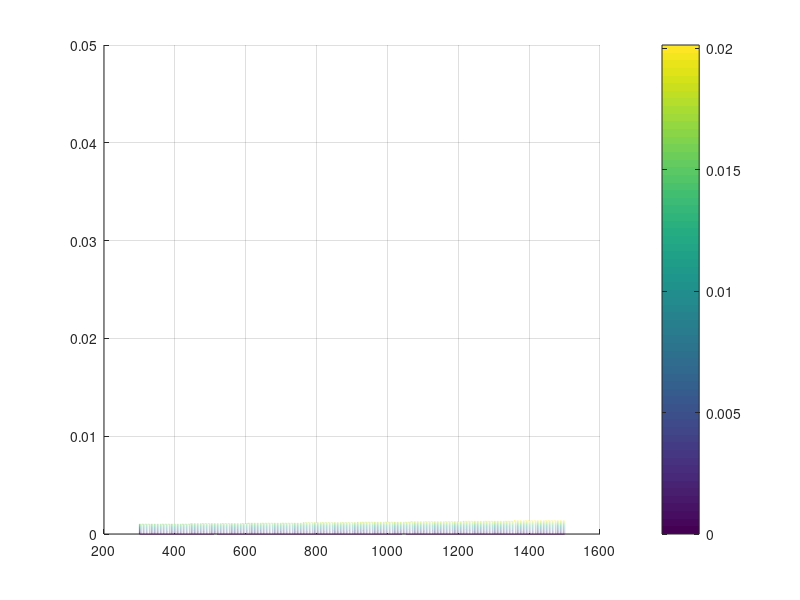

Source code (MATLAB): (Note: this script raises an error after producing the figure.)
%% AOE 5234 Project - Inclination Change
% Dylan Thomas
clearvars; clc; delete('*.asv');

%%%%%%%%%%%%%%%%%%%%%%%%%%%%%%%%%%%%%%%%%%%%%%%%%%%%%%%%%%%%%%%%%%%%%%%%%%%
% Spacecraft Properties
f1 = 'Name';
f2 = 'M_total';
f3 = 'M_prop';
f4 = 'I_sp';
f5 = 'T_nom';

v1 = {'Busek Electrospray','Lunar IceCube','Aerojet GR-1','Aerojet CHAMPS-120XW'};
v2 = {14,                   14,             14,            14};      % [kg]
v3 = {1.5,                  1.5,            1.5,           1.5};     % [kg]
v4 = {800,                  3500,           235,           203};     % [s]
v5 = {0.0007,               0.0014,         1,             2.79};  % [N]

spacecraft = struct(f1,v1,f2,v2,f3,v3,f4,v4,f5,v5);

%%%%%%%%%%%%%%%%%%%%%%%%%%%%%%%%%%%%%%%%%%%%%%%%%%%%%%%%%%%%%%%%%%%%%%%%%%%
% Parameter Inputs
r_E = 6378.137;                 % [km]          - Radius of Earth
mu = 398600;                    % [km^3/s^2]    - Grav. Parameter
k_tgt = 1;                      %               - Num. of Target Orbits        
k_int = 1;                      %               - Number of Intercept Orbits
g = 9.81/1000;                  % [km/s^2]      - Gravity
n = 1000;                       %               - Num. of Plot points
m_prop_nom = 1.5;               % [kg]          - Nominal Propellant Mass

% Setting up vectorized parameters
alt = linspace(300,1500,n);    % [km]          - Orbit Altitude
inc = linspace(0,0.05,n);      % [km]          - Inclination Change
R_f = alt+r_E;                 % [km]          - Final Orbit Radius
period = 2*pi*sqrt(R_f.^3/mu);

%%%%%%%%%%%%%%%%%%%%%%%%%%%%%%%%%%%%%%%%%%%%%%%%%%%%%%%%%%%%%%%%%%%%%%%%%%%
% Equation for inclination change

Dv = @(i,r) 2*sqrt(mu./r)*sind(i/2);
% Memory allocation
Dv_Req = zeros(n,n);
for i=1:n
    % Loop creates 3-D surface of Delta V required for various transfers
    Dv_Req(i,:) = Dv(inc(i),R_f);
end

%%%%%%%%%%%%%%%%%%%%%%%%%%%%%%%%%%%%%%%%%%%%%%%%%%%%%%%%%%%%%%%%%%%%%%%%%%%
% Loops through each spacecraft & calcs/plots

% Memory allocation
Dv_tot = zeros(1,length(spacecraft));
Tburn = zeros(1,length(spacecraft));
a_thrusti = zeros(1,length(spacecraft));
for ii=1:2%length(spacecraft)
    % Equations for Continuous thrust
    m_dot = spacecraft(ii).T_nom/(g*1000*-spacecraft(ii).I_sp);
    a_thrusti(ii) = spacecraft(ii).T_nom/spacecraft(ii).M_total;
    Dv_avail = 0.5*period*a_thrusti(ii)/1000;           % Eqn 6-46
    
    % Find total Delta V & Time of Flight
    Dv_tot(ii) = g*spacecraft(ii).I_sp*log(spacecraft(ii).M_total/(spacecraft(ii).M_total-spacecraft(ii).M_prop));
    Tburn(ii) = (Dv_tot(ii)*1000)/(a_thrusti(ii));
    
    % Memory allocation & reset temporary variables
    Mass_percent = zeros(length(alt),n);
    Dv_total = Dv_Req;
    % Loop calculates Inclination/Mass for each case
    for jj=1:length(alt)
        
        % Checks burn time of flight is not greater than final orbit period
        if Tburn(ii)>0.5*period(jj)
            spacecraft(ii).M_prop = -m_dot*0.5*period(jj); % Eqn 6-45
        else
            Dv_avail(jj)= Dv_tot(ii);
        end
        
        % Delta V required cannot exceed Delta V available
        index = Dv_total(:,jj)>=Dv_avail(jj);
        Dv_total(index,jj) = NaN;
        
        M_prop_vec = spacecraft(ii).M_total*(1-exp(-(Dv_total(:,jj))/(g*spacecraft(ii).I_sp)));
        Mass_percent(:,jj) = M_prop_vec/m_prop_nom*100;

    end

    % Plotting stuff
    figure(ii)
    hold on
    grid on
    mesh(alt,inc,Mass_percent)
    c = colorbar;
    c.Label.String = 'Percent Propellant Mass Burned';
    title1 = title([spacecraft(ii).Name ' Thruster']);
    xl = xlabel('Orbital Altitude, [km]');
    yl = ylabel('Inclination Change, $\Delta i$, [deg]');
    set([title1 xl yl],'interpreter','latex','fontsize',12)
    axis tight
    hold off
end

